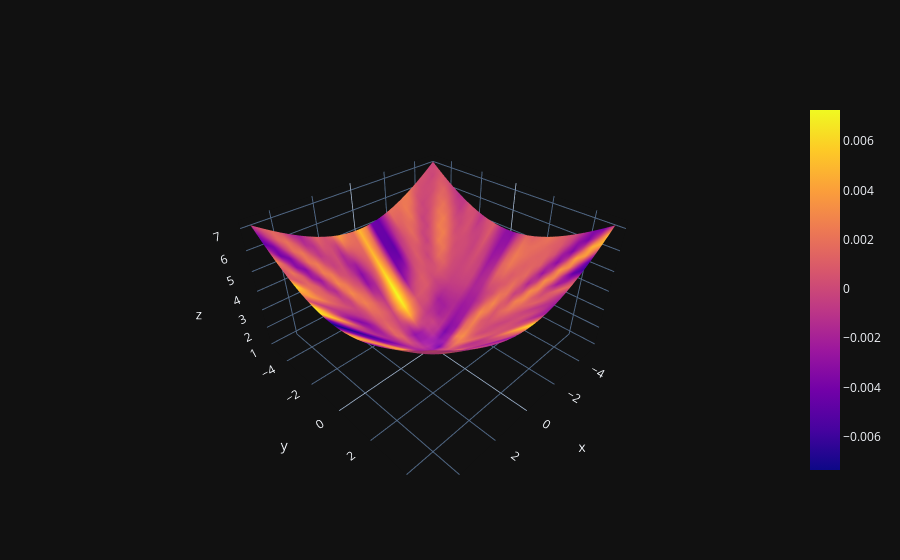

Source (notebook cell):
### Code cell
with torch.no_grad():
    torch.manual_seed(0)
    outputs = layer(inputs, mean=True)
    c = outputs[..., 2]
    x, y, z = inputs.view(num_inputs, num_inputs, -1).unbind(-1)

fig = go.Figure(data=[go.Surface(x=y, y=z, z=x, surfacecolor=c.view_as(x))])
fig.show()

### Figure 1 — Plotly figure (JSON) as saved in the notebook; plotly's stock layout.template omitted (floating-point values rounded to 4 significant figures; data arrays with more than 128 entries replaced by an {"elided": "..."} marker saying what was removed)
{"data": [{"surfacecolor": {"elided": "27x27 float values"}, "type": "surface", "x": {"elided": "27x27 float values"}, "y": {"elided": "27x27 float values"}, "z": {"elided": "27x27 float values"}}], "layout": {}}
